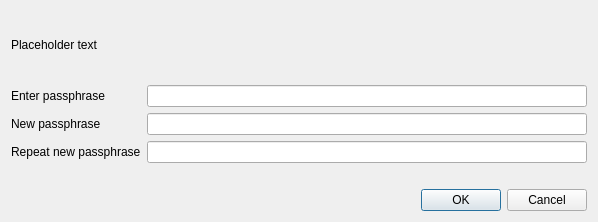
<?xml version="1.0" encoding="UTF-8"?>
<ui version="4.0">
  <class>AskPassphraseDialog</class>
  <widget class="QDialog" name="AskPassphraseDialog">
    <property name="geometry">
      <rect>
        <x>0</x>
        <y>0</y>
        <width>598</width>
        <height>222</height>
      </rect>
    </property>
    <property name="sizePolicy">
      <sizepolicy hsizetype="Preferred" vsizetype="Minimum">
        <horstretch>0</horstretch>
        <verstretch>0</verstretch>
      </sizepolicy>
    </property>
    <property name="minimumSize">
      <size>
        <width>550</width>
        <height>0</height>
      </size>
    </property>
    <property name="windowTitle">
      <string>Passphrase Dialog</string>
    </property>
    <layout class="QVBoxLayout" name="verticalLayout">
      <property name="sizeConstraint">
        <enum>QLayout::SetMinimumSize</enum>
      </property>
      <item>
        <widget class="QLabel" name="warningLabel">
          <property name="text">
            <string notr="true">Placeholder text</string>
          </property>
          <property name="textFormat">
            <enum>Qt::RichText</enum>
          </property>
          <property name="wordWrap">
            <bool>true</bool>
          </property>
        </widget>
      </item>
      <item>
        <layout class="QFormLayout" name="formLayout">
          <property name="sizeConstraint">
            <enum>QLayout::SetMinimumSize</enum>
          </property>
          <property name="fieldGrowthPolicy">
            <enum>QFormLayout::AllNonFixedFieldsGrow</enum>
          </property>
          <item row="0" column="0">
            <widget class="QLabel" name="passLabel1">
              <property name="text">
                <string>Enter passphrase</string>
              </property>
            </widget>
          </item>
          <item row="0" column="1">
            <widget class="QLineEdit" name="passEdit1">
              <property name="echoMode">
                <enum>QLineEdit::Password</enum>
              </property>
            </widget>
          </item>
          <item row="1" column="0">
            <widget class="QLabel" name="passLabel2">
              <property name="text">
                <string>New passphrase</string>
              </property>
            </widget>
          </item>
          <item row="1" column="1">
            <widget class="QLineEdit" name="passEdit2">
              <property name="echoMode">
                <enum>QLineEdit::Password</enum>
              </property>
            </widget>
          </item>
          <item row="2" column="0">
            <widget class="QLabel" name="passLabel3">
              <property name="text">
                <string>Repeat new passphrase</string>
              </property>
            </widget>
          </item>
          <item row="2" column="1">
            <widget class="QLineEdit" name="passEdit3">
              <property name="echoMode">
                <enum>QLineEdit::Password</enum>
              </property>
            </widget>
          </item>
          <item row="3" column="1">
            <widget class="QLabel" name="capsLabel">
              <property name="font">
                <font>
                  <weight>75</weight>
                  <bold>true</bold>
                </font>
              </property>
              <property name="text">
                <string />
              </property>
              <property name="alignment">
                <set>Qt::AlignCenter</set>
              </property>
            </widget>
          </item>
        </layout>
      </item>
      <item>
        <widget class="QDialogButtonBox" name="buttonBox">
          <property name="orientation">
            <enum>Qt::Horizontal</enum>
          </property>
          <property name="standardButtons">
            <set>QDialogButtonBox::Cancel|QDialogButtonBox::Ok</set>
          </property>
        </widget>
      </item>
    </layout>
  </widget>
  <resources />
  <connections>
    <connection>
      <sender>buttonBox</sender>
      <signal>accepted()</signal>
      <receiver>AskPassphraseDialog</receiver>
      <slot>accept()</slot>
      <hints>
        <hint type="sourcelabel">
          <x>20</x>
          <y>20</y>
        </hint>
        <hint type="destinationlabel">
          <x>20</x>
          <y>20</y>
        </hint>
      </hints>
    </connection>
    <connection>
      <sender>buttonBox</sender>
      <signal>rejected()</signal>
      <receiver>AskPassphraseDialog</receiver>
      <slot>reject()</slot>
      <hints>
        <hint type="sourcelabel">
          <x>20</x>
          <y>20</y>
        </hint>
        <hint type="destinationlabel">
          <x>20</x>
          <y>20</y>
        </hint>
      </hints>
    </connection>
  </connections>
</ui>
